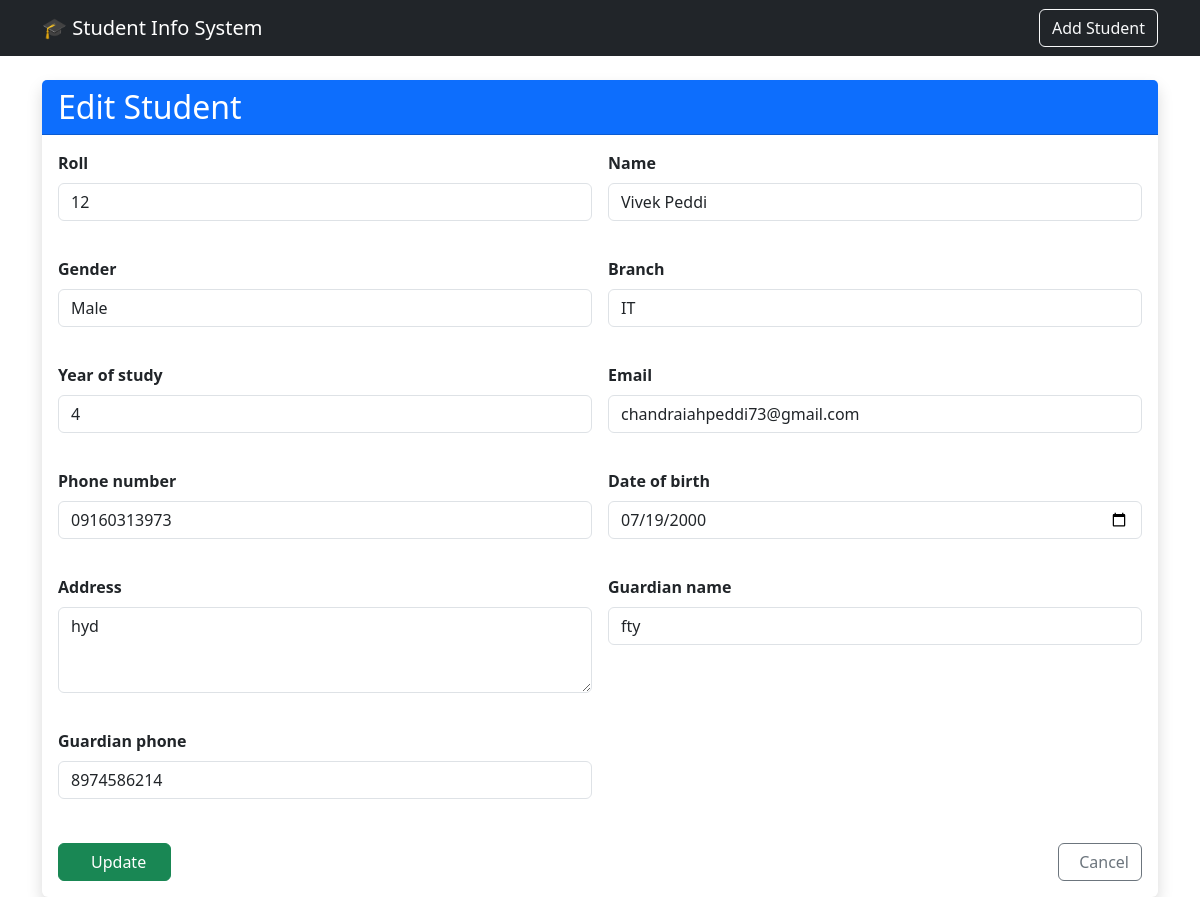
The app's page /student/2/edit/ with its own data.
### students/models.py (models this page shows, shortened)
class Student(models.Model):
    GENDER_CHOICES = [
        ('M', 'Male'),
        ('F', 'Female'),
        ('O', 'Other'),
    ]
    phone_regex = RegexValidator(
        regex=r'^\+?1?\d{9,15}$',
        message="Phone number must be entered in the format: '+999999999'. Up to 15 digits allowed."
    )
    roll = models.IntegerField(unique=True, null=True, blank=True)
    name = models.CharField(max_length=100, null=True, blank=True)
    gender = models.CharField(max_length=1, choices=GENDER_CHOICES, null=True, blank=True)
    branch = models.CharField(max_length=100, null=True, blank=True)
    year_of_study = models.PositiveSmallIntegerField(
        validators=[
            MinValueValidator(1),
            MaxValueValidator(5)
        ],
        null=True,
        blank=True
    )
    email = models.EmailField(null=True, blank=True)
    is_active = models.BooleanField(default=True)
    created_at = models.DateTimeField(auto_now_add=True, null=True, blank=True)
    phone_number = models.CharField(
        max_length=15,
        validators=[phone_regex],
        blank=True,
        null=True
    )
    date_of_birth = models.DateField(blank=True, null=True)
    address = models.TextField(blank=True, null=True)
    guardian_name = models.CharField(max_length=100, blank=True, null=True)
    guardian_phone = models.CharField(
        max_length=15,
        blank=True,
        null=True,
        validators=[phone_regex]
    )
    admission_date = models.DateField(auto_now_add=True, null=True, blank=True)

### students/views.py (the view)
# urls.py: path('student/<int:pk>/edit/', views.student_edit, name='student_edit'),
def student_edit(request, pk):
    student = get_object_or_404(Student, pk=pk)
    if request.method == 'POST':
        form = StudentForm(request.POST, instance=student)
        if form.is_valid():
            student = form.save()
            return redirect('student_detail', pk=student.pk)
    else:
        form = StudentForm(instance=student)
    return render(request, 'students/student_form.html', {'form': form})

### students/templates/students/student_form.html (shortened to what this page needs)
{% extends 'students/base.html' %}
{% load widget_tweaks %}
{% block content %}
<div class="card">
    <div class="card-header bg-primary text-white">
        <h2 class="mb-0">{{ form.instance.pk|yesno:"Edit Student,Add New Student" }}</h2>
    </div>
    <div class="card-body">
        <form method="POST" novalidate>
            <div class="row g-3 mb-4">
                {% for field in form %}
                <div class="col-md-6">
                    <div class="form-group">
                        <label class="form-label fw-bold">{{ field.label }}{% if field.field.required %}*{% endif %}</label>
                        {% if field.errors %}
                            {% render_field field class="form-control is-invalid" %}
                            <div class="invalid-feedback">
                                {% for error in field.errors %}
                                    {{ error }}
                                {% endfor %}
                            </div>
                        {% else %}
                            {% render_field field class="form-control" %}
                        {% endif %}
                    </div>
                </div>
                {% endfor %}
            </div>
            <div class="d-flex justify-content-between mt-4">
                <button type="submit" class="btn btn-success px-4">
                    {{ form.instance.pk|yesno:"Update,Create" }}
                </button>
                <a href="{% if form.instance.pk %}{% url 'student_detail' form.instance.pk %}{% else %}{% url 'student_list' %}{% endif %}"
                   class="btn btn-outline-secondary">
                    Cancel
                </a>
            </div>
        </form>
    </div>
</div>
{% endblock %}

### students/templates/students/student_form.html (style rules this page uses)
.form-group { margin-bottom: 1.25rem; }
.card { border: none; box-shadow: 0 0.5rem 1rem rgba(0, 0, 0, 0.15); }

### records on screen
Student: instance.pk "Edit Student", roll "12" "Vivek Peddi" "Male" "IT" "4" "chandraiahpeddi73@gmail.com" "09160313973" "07/19/2000" "hyd" "fty" "8974586214", instance.pk "Update"

### other values on screen
{{ field.label }} "Roll" "Name" "Gender" "Branch" "Year of study" "Email" "Phone number" "Date of birth" "Address" "Guardian name" "Guardian phone"
